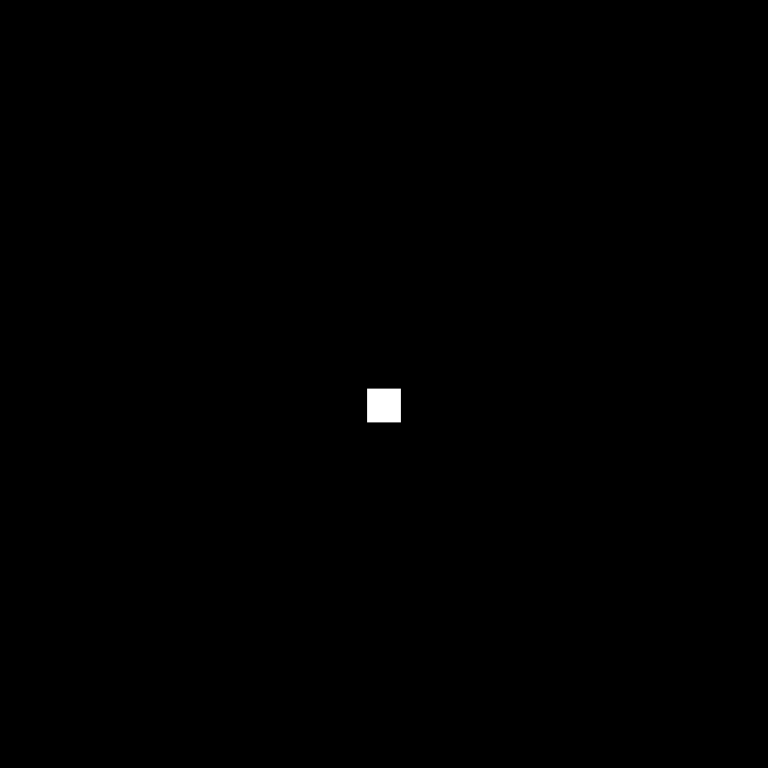
#> input picture difraccion_imagen.png, 768 x 768 px
$ jupyter execute fraccionaria-2d.ipynb
#> lines starting #> are read from the running program, lines starting #| are printed output that depends on the picture
### propagadores.py
import numpy as np


class propagador2d_cuadrados:
    def propagadorFuncionTransferencia(self,entrada, l_onda, z):#propagador para campo cercano-medio
        N  = 768
        M = N
        dx = 19e-6
        LX = N*dx
        LY = LX
        pi = np.pi
        m = np.linspace(-N/2,(N/2)-1,N)
        Mx,My=np.meshgrid(m,m)
        H = np.exp(-1j*pi*l_onda*z*(Mx**2+My**2)/(LX**2))
        H = np.fft.fftshift(H)
        U1 = np.fft.fft2(np.fft.fftshift(entrada))
        U2 = (H*U1)
        fase = np.exp(1j*2*np.pi*z/l_onda)/(1j*l_onda*z) # se normaliza el factor de fase (IMPORTANTE)
        fase = fase/np.amax(fase)
        salida =np.fft.fftshift(np.fft.ifft2(U2))*fase
        return (salida)
    def propagadorRespuestaImpulso(self,entrada, l_onda,z): # propagador para campo medio-lejano
        k = 2*np.pi/l_onda
        N = 768
        dx = 19e-6
        LX = N*dx
        LX_ = l_onda*z*N/LX
        m = np.linspace(-N/2,N/2,N)
        Mx,My = np.meshgrid(m , m)
        h = np.exp(1j*np.pi*(LX**2)*(1/(l_onda*z*N**2))*(Mx**2+My**2))
        U1 = entrada*h
        fase = np.exp(1j*2*np.pi*z/l_onda)/(1j*l_onda*z) # se normaliza el factor de fase
        fase = fase/np.amax(fase)

        salida = np.fft.ifftshift(np.fft.fft2(np.fft.fftshift(U1)))*np.exp((1j*np.pi*l_onda*z/(LX**2))*(Mx**2+My**2))*fase
        return (salida)
    # [11 lines left out: function propagadorFraccionario, not called in this run]

### fraccionaria-2d.ipynb
Implementación de la Transformada de Fourier Fraccionaria utilizando la FFT

TRANSFORMADA DISCRETA DE FOURIER

La implementación óptica de la transformada de Fourier está dada por el siguiente esquema:

De esta forma se obtiene sobre el plano de salida una transformada de Fourier escalada de la transparencia de entrada $u(x)$ así:
\begin{equation}
\widetilde{u}(\widetilde{x})= \frac{\exp{(jkf)}}{j\lambda f}\int_{-\infty}^{\infty}  u(x)\exp{\left(-j\frac{2\pi}{\lambda f}x\widetilde{x}\right)}dx
\end{equation}
Recordar que $k=\frac{2\pi}{\lambda}$, el factor $\lambda f$ es el factor de escala entre la transformada de Fourier y la distribución de luz obtenida(difracción de campo lejano).

Para realizar la implementación numérica de dicha transformada se deben discretizar los planos de entrada y salida respectivamente:
\begin{equation}
x=m\Delta x
\end{equation}

\begin{equation}
\widetilde{x}=\widetilde{m}\Delta \widetilde{x}
\end{equation}
Con $m$ y $\widetilde{m}$ enteros. Con un apropiado intervalo de muestreo, se evita la perdida de información y se minimiza el número de operaciones a realizar (teoría de muestreo).

Despues de realizar el muestreo, se obtiene una distribución así (DFT):
\begin{equation}
\widetilde{u}_{\widetilde{x}} = \sum_{m=-N/2}^{N/2-1}u_{m}\exp{\left(-j\frac{2\pi}{N}m\widetilde{m}\right)}
\end{equation}
$N$ es la dimensión de los vectores del plano de entrada y el plano de salida. Esto es gracias a asumir que:
\begin{equation}
\lambda f = N \Delta x \Delta \widetilde{x}
\end{equation}
para poder realizar el cálculo por medio de la transformada discreta de Fourier.\\
Naturalmente debe cumplirse que para los planos de entrada y salida respectivamente, la longitud real sea:
\begin{equation}
L_{x}= N\Delta x, ~L_{\widetilde{x}}= N\Delta \widetilde{x}
\end{equation}

La difracción de Fresnel (campo medio a campo lejano) se puede puede hallar en términos de la $DFT$ y consecuentemente con la $FFT$, esto acelera considerablemente los cálculos. Sin embargo, debido al factor de escala en la transformada Discreta, no se puede establecer una única función para el cálculo de la difracción del plano contiguo al objeto hasta cualquier distancia (infinita en general); así pues es necesario separar las regiones para el cálculo (campo medio-lejano y campo cercano-medio) y cuales funciones de propagación son óptimas para cada región.

${Caso~A.~Campo~medio~hasta~el~campo~de~Fourier}$
Por cualquiera de los métodos para solucionar el problema de difracción-propagación, se obtiene que la distribución del campo difractado a una distancia $z$ de una transparencia $u(x)$ por la incidencia de una onda plana :
\begin{equation}
u'(x') = \frac{\exp{(jkz)}}{j\lambda z}\left[u(x)*\exp{\left( j\frac{\pi}{\lambda z}x'^{2}\right)}\right]
\end{equation}
El símbolo $*$ denota la operación convolución. Haciendo uso de la propiedad de convolución espacial de la FT (transformada de fourier) se obtiene que la expresión anterior se puede expresar de forma integral así:
\begin{equation}
\begin{split}
u'(x')= \frac{\exp{(jkz)}}{j\lambda z}\exp{\left(j\frac{\pi}{\lambda z}x'^{2}\right)}\\
\times\int_{-\infty}^{\infty}  \left[u(x)\exp{\left(j\frac{\pi}{\lambda z}x^{2}\right)}\right]\exp{\left(-j\frac{2\pi}{\lambda z}xx'\right)}dx
\end{split}
\end{equation}
Se aprecia entonces que esta expresión está dada por una transformada de Fourier escalada de la transparencia en el plano de entrada multiplicada por un factor de fase, posterior a esto,  se multiplica dicho resultado por un factor de fase cuadrático.

Para poder llevar acabo el cálculo de la difracción de Fresnel usando la $FFT$ se necesita que se cumpla:
\begin{equation}
N\Delta x \Delta x' = \lambda z
\end{equation}
Y ya que $L_{x}= N\Delta x$ y $L_{x'}= N\Delta x'$  , tambien se cumple que:
\begin{equation}
L_{x}L_{x'}= \lambda z N
\end{equation}
Realizando las respectivas sustituciones en la expresión contínua de la difracción de Fresnel se obtiene:
\begin{equation}
\begin{split}
u'_{m'}= \frac{\exp{(jkz)}}{j\lambda z}exp{\left(j\frac{\pi \lambda z}{L_{x}^{2}}m'^{2}\right)}\\
\times \sum_{m=-N/2}^{N/2-1}\left[u_{m}exp{\left(\frac{j\pi L_{x}^{2}m^{2}}{\lambda z N^{2}}\right)}\right]\exp{\left(-j\frac{2\pi}{N}mm'\right)}
\end{split}
\end{equation}

Con esto se garantiza que la difracción de Fresnel sea calculada por medio de la $FFT$. Haciendo un análisis a la restricción $L_{x}L_{x'}= \lambda z N$, se puede ver que para distancias grandes ($z$), se debe tener entonces un mayor valor de $L_{x'}$ para que se satisfaga la condición.

Desafortunadamente este método de estar ajustando el valor de $L_{x'}$ para cualquier $z$ no funciona en cualquier región, debido a que la función de cuadrática acompañando la distribución de entrada a valores pequeños de $z$ varía extremadamente rápido (ver figura acontinuación), por lo que no se puede realizar un muestreo idóneo.

[cell 1]
import numpy as np
import matplotlib.pyplot as plt
Lx = 1 # dimensión del plano entrada
l_onda = 633e-9 #longitud de onda
N = 200 # número de muestras
Delta_x = Lx/(N)
m = np.arange(-Lx/2, (Lx/2), Delta_x) # vector en el plano de entrada
print('Delta x = %.10f'% Delta_x)
plt.figure(num=1, figsize = (8,8), dpi= 100)
plt.subplot(2,2,1)
z = 1 # distancia de calculo de la propagación
f_cuadratica = np.exp(1j*np.pi*(Lx**2)*(m**2)/(l_onda*z*(N**2))) # función chirp
plt.plot(m,np.angle(f_cuadratica))
plt.title(' z = %.5f [m]'%z)
plt.subplot(2,2,2)
z = 0.5 # distancia de calculo de la propagación
f_cuadratica = np.exp(1j*np.pi*(Lx**2)*(m**2)/(l_onda*z*(N**2))) # función chirp
plt.plot(m,np.angle(f_cuadratica))
plt.title(' z = %.5f [m]'%z)
plt.subplot(2,2,3)
z = 0.25 # distancia de calculo de la propagación
f_cuadratica = np.exp(1j*np.pi*(Lx**2)*(m**2)/(l_onda*z*(N**2))) # función chirp
plt.plot(m,np.angle(f_cuadratica))
plt.xlabel(' z = %.5f [m]'%z)
plt.subplot(2,2,4)
z = 0.1 # distancia de calculo de la propagación
f_cuadratica = np.exp(1j*np.pi*(Lx**2)*(m**2)/(l_onda*z*(N**2))) # función chirp
plt.plot(m,np.angle(f_cuadratica))
plt.xlabel(' z = %.5f [m]'%z)
plt.show()
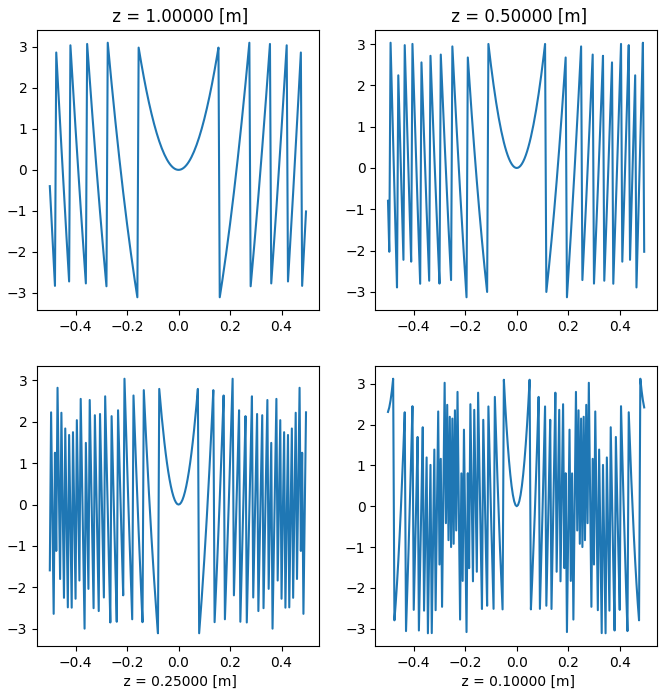
#> figure drawn by matplotlib, 4 panels; panel 1: curve peaks at x = 0.275, y = 3.1; panel 2: curve peaks at x = 0.49, y = 3.03; panel 3: curve peaks at x = 0.21, y = 3.04; panel 4: curve peaks at x = 0.48, y = 3.13

Para determinar el rango de un muestréo idoneo, primero notar que el factor de fase:
\begin{equation}
exp{\left(\frac{j\pi L_{x}^{2}m^{2}}{\lambda z N^{2}}\right)}
\end{equation}
varía linealmente con la distancia  desde el centro del vector $m$ como se vé en la figura acontinuación:

Si se asume que en la frontera del dominio de la función de fase cuadrática el periodo de la función es menor al periodo de muestreo, se obtiene el siguiente criterio:
\begin{equation}
z\geq z_{1}\equiv \frac{L_{x}^{2}}{\lambda N}
\end{equation}

Asumir esta condición se puede soportar por medio del uso de imágenes con una $envolvente$ de ceros en sus extremos, por lo que las frecuencias altas submuestreadas de la función de fase cuadrática no afectarán la transparencia en el plano de entrada. Aparte de esto, agregar estos ceros en las fronteras de la imagen puede suponer una mejora en el muestreo de la zona interior de interes. Otra consecuencia interesante de rellenar con ceros los extremos, es que al utilizar el algoritmo FFT al calcular la difracción, si el espectro obtenido se sale de los límites del contorno de la imagen, estos aparecen del lado inverso y se superponen con la información de dicho lado, esto genera pérdida de información y errores.

NOTA:Para los parámetros del modulador disponible $L_{x}=N\delta x= 1024\times19.6\mu m=20.07mm$ y un laser de He-Ne con $\lambda = 639nm$, por lo tanto la distancia mínima $z$ será:
\begin{equation}
z = \frac{(20.07mm)^{2}}{1024 \times 639nm}\approx 0.62m
\end{equation}

$Caso ~B.Campo ~cercano ~ al  ~objeto ~ hasta ~ el ~ campo ~ medio$

En este caso, el cálculo del campo propagado no se puede realizar por medio del uso de la convolución antes descrita, debido a los impedimentos de las altas frecuencias de la función de fase cuadrática para $z\leq z_{1}$. Debido a este impedimento, se hace mas conveniente propagar la transformada de Fourier de la señal, que la señal misma (dicen los autores).

Entonces, de la expresión de la convolución espacial, se transforma a una multiplicación en el dominio frecuencial (por propiedad de la transformada) así:
\begin{equation}
\widetilde{U}'(\nu)= \frac{\exp{(jkz)}}{j\lambda z}\widetilde{u}(\nu)\exp{(-j\pi\lambda z\nu^{2})}
\end{equation}
Donde $\widetilde{u}(\nu)$  y $\exp{(-j\pi\lambda z\nu^{2})}$  corresponden a las transformadas de Fourier de las funciones $u(x)$ y $\exp{\left( j\frac{\pi}{\lambda z}x'^{2}\right)}$ respectivamente.

Aquí recordar que la relación entre la frecuencia espacial $\nu$ y las coordenadas espaciales en el plano de Fourier ($\widetilde{x}$) es $\widetilde{x}=\lambda z \nu$.

Se discretiza la variable frecuencial $\nu$ en la exponencial en el plano de Fourier $\nu = \widetilde{m}\Delta \widetilde{\nu}$, y utilizando la relación de las coordenadas espaciales y frecuenciales se tiene que:
\begin{equation}
\exp{(-j\pi\lambda z\nu^{2})}=\exp{(-j\pi\lambda z(\widetilde{m}\Delta \widetilde{\nu})^{2})} = \exp{\left(-j\pi\frac{ \lambda z}{L_{x}^{2}}\widetilde{m}^{2}\right)}
\end{equation}
Usando el hecho de que $\Delta \nu = \frac{1}{L_{x}}$ (frecuencia espacial)

Con este desarrollo, se puede observar en la ecuación anterior, que para valores de $z$ pequeños, la frecuencia de la función de fase cuadrática se hace pequeña, todo lo contrario al caso anterior. Entonces se concluye que esta función permite calcular algún patrón de difracción a distancias relativamente cortas (donde la aproximación de Fresnel aún siga siendo valida). El método consiste entonces en calcular la transformada de Fourier ($FT$) de la transparencia de entrada $u(x)$, multiplicarla por el factor de fase anterior, y por último realizar una transformada inversa($IFT$) de Fourier del resultado obteniendo así el campo propagado hasta $z\leq z_{1}$. La mayor diferencia entre este método y el anterior es el doble uso de una transformada de Fourier, una inversa y otra directa.

A la función para $z>z_{1}$ se le denominará propagador respuestal al impulso, a la función para $z<z_{1}$ se le llamará propagador con función de transferencia, a continuación se realiza la implementación de los dos propagadores aplicando los criterios establecidos.

Ya que el desarrollo es para observar patrónes de difracción, todo lo anterior tiene su equivalente bidimensional debido a que todas las variables son separables, basta con agregar la segunda dimensión, entonces, ya que se cuentan con parámetros bien definidos de la instrumentación óptica el desarrollo del proyecto seguirá ligado a estos:

\begin{equation}
\begin{split}
&M = 1024,~Numero~de~pixeles~horizontales~del~modulador~SLM\\
&N = 768,~Numero~de~pixeles~verticales~del~modulador~SLM\\
&\delta x = 19\mu m,~tamaño~del~pixel\\
&\lambda = 639nm,~longitud~de~onda~de~la~fuente~coherente~a~usar
\end{split}
\end{equation}

Las dimensiones del modulador son:
\begin{equation}
\begin{split}
&L_{x} = M \delta x=20.07mm,~Longitud~horizontal~del~SLM\\
&L_{y} = N\delta x=15.05mm,~Longitud~vertical~del~SLM\\
\end{split}
\end{equation}

Se trabajará con un $N = 768$ inicialmente, matrices cuadradas para observar los fenómenos de distorción de la imagen debido a las cuestiones mencionadas anteriormente. En la clase propagadores se encuentran las respectivas funciones de propagación definidas para los dos casos anteriores.

[cell 2]
N = 768 # número de pixeles verticales del SLM
dx = 19e-6 # tamaño del pixel
l_onda = 633e-9 #longitud de onda
Ly = N*dx #longitud vertical del SLM
z_min_x = (Ly**2)/(l_onda*N) # distancia mínima en z respecto a x
print('Z mínimo respecto a x = ',z_min_x,'[m]')

[cell 3]
func = plt.imread('difraccion_imagen.png') # transparencia de entrada
#> func is the input picture: shape (768, 768, 4) float32; mean R, G, B, A 0.00194, 0.00194, 0.00194, 1
func = func[:,:,0] # selección del canal
#> func: shape (768, 768) float32
plt.figure(num = 2, figsize = (7.68,7.68), dpi = 100)
plt.imshow(np.log(func+100),cmap = 'gist_gray')
plt.title('Transparencia sobre el plano de entrada')
plt.xlabel('x[pix]')
plt.ylabel('y[pix]')
plt.show()
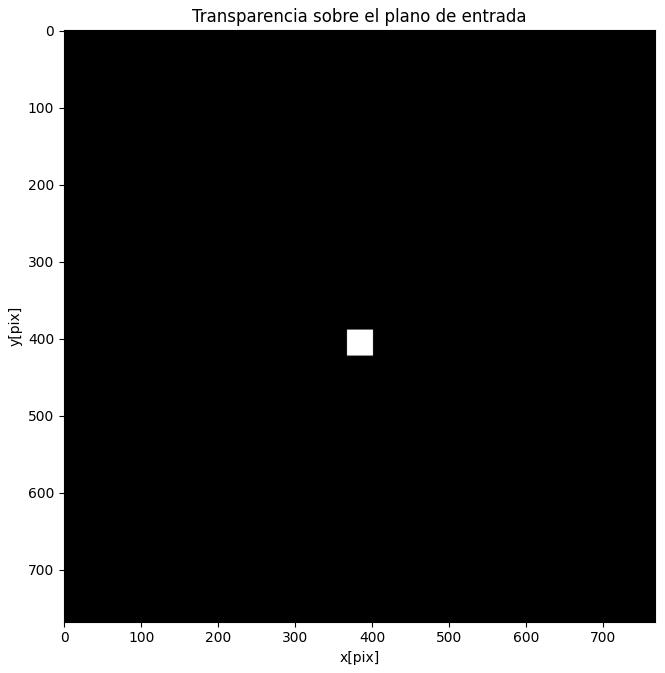
#> figure drawn by matplotlib, 1 panel

En la clase propagadores, se encuentran inicialmente los dos propagadores (respuesta al impulso y función de transferencia), en la figura a continuación se evidencia que para distancias mayores a la distancia crítica, el $campo$ propagado por el propagador con función de transferencia evidencia perturbaciones cerca de los bordes(izquierda), esto como consecuencia de las frecuencias altas de la función de fase cuadrática mencionada antes. Por otro lado, cuando se encuentra por debajo de la distancia crítica no se observan las perturbaciones en la intensidad del campo como era de esperarse.

[cell 4]
from propagadores import *  # clase propagadores
propagador_seleccion = propagador2d_cuadrados() #propagadores 2d cuadrados
z = 1 # distancia de propagación 1 del campo
campo_1_z_1 = propagador_seleccion.propagadorFuncionTransferencia(func,l_onda,z)
plt.figure(num = 2, figsize = (10,7.68), dpi = 100)
plt.suptitle('Campos difractados utilizando propagador Función de Transferencia')
plt.subplot(1,2,1)
plt.title('Propagación a %.2f [m]'%z)
campo_1_z_1=abs(campo_1_z_1)**2 # intensidad del campo sobre z_1 0.8m
campo_1_z_1 = campo_1_z_1/np.amax(campo_1_z_1)
plt.imshow(np.log(campo_1_z_1+.001),cmap = 'gist_gray')
plt.subplot(1,2,2)
z = 0.05 # distancia de propagación 2 del campo
campo_1_z_2 = propagador_seleccion.propagadorFuncionTransferencia(func,l_onda,z)
plt.title('Propagación a %.2f [m]'%z)
campo_1_z_2=abs(campo_1_z_2)**2 # intensidad del campo sobre z_2 0.3m
campo_1_z_2 = campo_1_z_2/np.amax(campo_1_z_2)
plt.imshow(np.log(campo_1_z_2+.001),cmap = 'gist_gray')
plt.show()
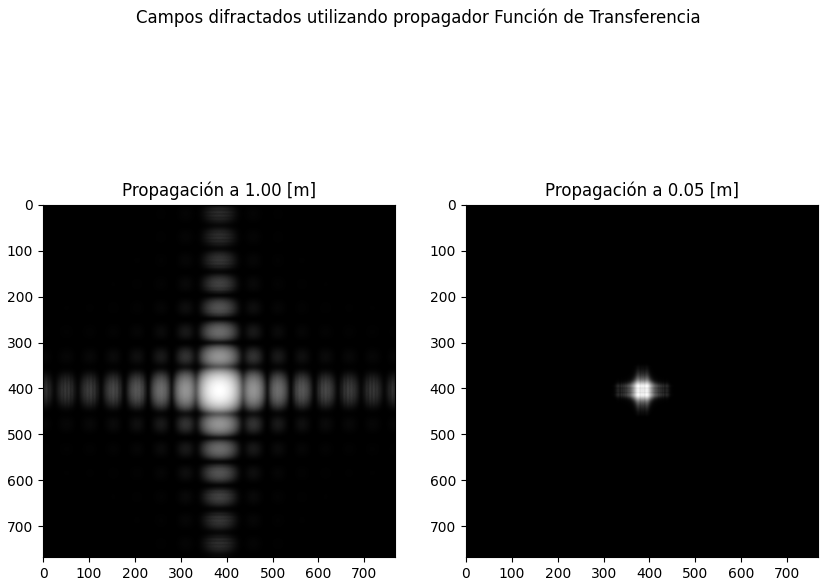
#> figure drawn by matplotlib, 2 panels

A continuación se realiza el cálculo de los campos difractados por medio del uso del propagador respuesta al impulso.

[cell 5]
z = 1 # distancia de propagación 1 del campo
campo_1_z_1 = propagador_seleccion.propagadorRespuestaImpulso(func,l_onda,z)
plt.figure(num = 2, figsize = (10,7.68), dpi = 100)
plt.suptitle('Campos difractados utilizando propagador Respuesta al Impulso')
plt.title('Propagación a %.2f [m], propagador Función de Transferencia'%z)
plt.subplot(1,2,1)
plt.title('Propagación a %.2f [m]'%z)
campo_1_z_1=abs(campo_1_z_1)**2 # intensidad del campo sobre z_1 0.8m
campo_1_z_1 = campo_1_z_1/np.amax(campo_1_z_1)
plt.imshow(np.log(campo_1_z_1+.001),cmap = 'gist_gray')
plt.subplot(1,2,2)
z = 0.05 # distancia de propagación 2 del campo
campo_1_z_2 = propagador_seleccion.propagadorRespuestaImpulso(func,l_onda,z)
plt.title('Propagación a %.2f [m]'%z)
campo_1_z_2=abs(campo_1_z_2)**2 # intensidad del campo sobre z_2 0.3m
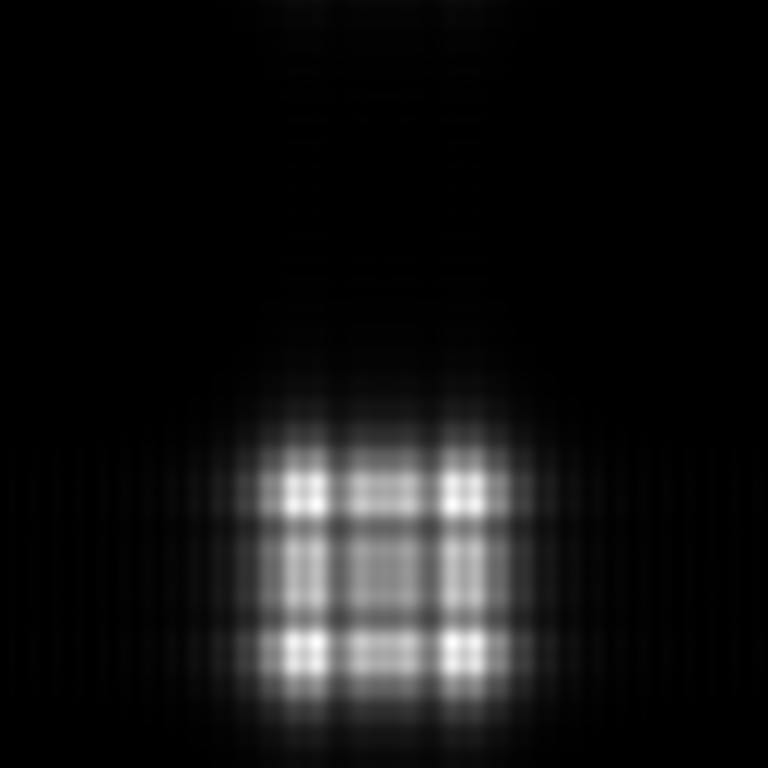
#> campo_1_z_2: shape (768, 768) float64; min 1.3e-29, max 14936.8, mean 1119.8; drawn with min black and max white
campo_1_z_2 = campo_1_z_2/np.amax(campo_1_z_2)
plt.imshow(np.log(campo_1_z_2+.001),cmap = 'gist_gray')
plt.show()
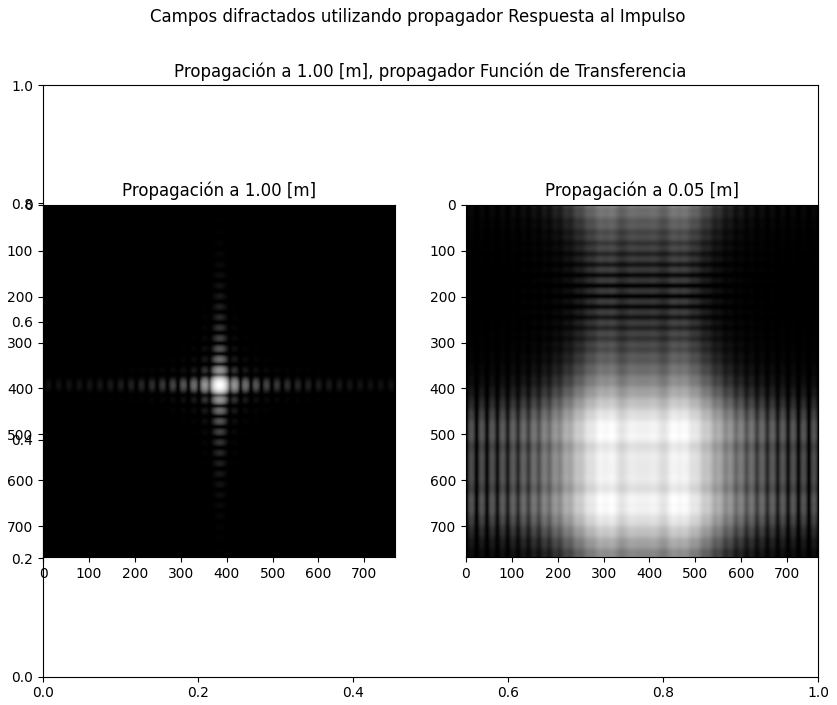
#> figure drawn by matplotlib, 2 panels

Se nota que el campo para distancias menores que la distancia $z$ crítica, presenta superposición de componentes espaciales de difracción debido a la variación de escala (esto debido a la condición $L_{x}L_{x'}= \lambda z N$), por lo tanto no es posible trabajar con dicha función a distancias menores a la crítica como era de esperarse. Recordar que justo despues de la transparencia, el patrón de difracción es muy semejante al objeto mismo sobre la transparencia además de algunas componentes de difracción de bordes. Por otro lado, si se calcula el campo difractado a una distancia $z$ relativamente grande, se espera obtener el patrón de difracción de Fraunhofer (transformada de Fourier), por lo que para una $z$ grande, el propagador Respuesta al Impulso, debería brindar el patrón de intensidad correspondiente al patrón de intensidad de Fraunhofer

[cell 6]
z = 50 # distancia de propagación 1 del campo
campo_1_z_1 = propagador_seleccion.propagadorRespuestaImpulso(func,l_onda,z)
#> (the rest of the program and of its run is left out)
